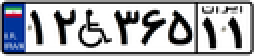
%> input picture image.png, 128 x 28 px, shrunk from 350 x 77 before the run (shown 2 times larger)
$ octave iwo.m   (GNU Octave 9; MATLAB toolbox functions it lacks are replaced by stand-ins)
%> lines starting %> are read from the running program, lines starting %| are printed output that depends on the picture; in (x1, y1, x2, y2) boxes, pixels count from 0 and x2, y2 are one past the last pixel; in counts of white or black regions, pixels touching at a corner belong together; the program's own positions count from 1
% Image Opimization With Invasive Weed Optimization Algorithm
% Authur : Salar Muhammadi
% Clean Start
clc;
clear;
close all;
%%
%%%%%%%%
% IMAGE Source
image = 'image.PNG';
% RGB Array of The Image in double Value
RGBIMG = im2double(imread(image));
% Img Information
IMGINF = imfinfo(image);
%%%%%%%%
rng shuffle;

%figure
%imshow(RGBIMG);

[initss,IMGRS] = initSeedStructure(RGBIMG,IMGINF);

%figure
%imshow(IMGRS);

autoSeg = autoSegSeed(initss,IMGINF);

[autoSeg,IMGRS] = SegGrowing(autoSeg,RGBIMG,IMGINF,IMGRS);

figure
imshow(IMGRS);
%%
%%%% INITIALIZE PRIME LIST %%%%
function primeL = initPrimes(MaxNum)
%> called with MaxNum = 64
MaxNum = floor(MaxNum);
if MaxNum < 2
    return
end
primeL(1) = 2;
if MaxNum == 2
    return
end
for x = 3:MaxNum
    isP = true;
    for p = 1:numel(primeL)
        if ~mod(x,primeL(p))
            isP = false;
            break
        end
    end
    if isP
        primeL(numel(primeL)+1) = x;
    end
end
end
%%
%%%% wether the Number is Prime or Not %%%%
function iP = isPrime(Num)

primes = initPrimes(floor(Num/2));
for p = 1:numel(primes)
    if ~mod(Num,primes(p))
        iP = false;
        return
    end
end
iP = true;
end
%%
%%%% Prime Multiples of a Number %%%%
function NumPrimes = NumberPs(Num)
NumPrimes(1).n = Num;
NumPrimes(1).c = 1;
if isPrime(Num)
    return
end
tmpNum = Num;
initP = initPrimes(floor(Num/2));
pc = numel(initP);
pinit = 1;
while tmpNum > 1
    for p = pinit:pc
        pr = initP(p);
        if ~mod(tmpNum,pr)
            tmpNum = tmpNum / pr;
            if NumPrimes(1).n == Num
                NumPrimes(1).n = pr;
                break
            end
            npn = numel(NumPrimes);
            exFind = false;
            for pR = 1:npn
                prr = NumPrimes(pR).n;
                if prr == pr
                    NumPrimes(pR).c = NumPrimes(pR).c + 1;
                    exFind = true;
                    break
                end
            end
            if ~exFind
                NumPrimes(npn+1).n = pr;
                NumPrimes(npn+1).c = 1;
            end
            break
        else
            pinit = p+1;
        end
    end
end
end
%%
%%%% Best Devider Decision %%%%
function bestDev = DevDec(Num)
numPrimes = NumberPs(Num);
numelp = numel(numPrimes);
nps = 0;
for np = 1 : numelp
    nps = nps + numPrimes(np).c;
end
tmpNps = nps;
n = 1;
while tmpNps > 1
    tmpNps = tmpNps / 2;
    if tmpNps > 1
        n = n + 1;
    end
end
bestDev = 1;
back = 0;
for m = 1:n
    nlp = numelp - back;
    while (~(numPrimes(nlp).c > 0)) && (back < (numelp -1))
        back = back + 1;
        nlp = numelp - back;
    end
    if numPrimes(nlp).c > 0
        bestDev = bestDev*numPrimes(nlp).n;
        numPrimes(nlp).c = numPrimes(nlp).c - 1;
    end
end
end

%%
%%%% Initial Structures and seeding process
function [iSS,IMGRS] = initSeedStructure(img,imgInfo)

widtH = imgInfo.Width;
heighT = imgInfo.Height;

stepMLvlX = DevDec(widtH);
stepX = widtH / stepMLvlX;
stepMLvlY = DevDec(heighT);
stepY = heighT / stepMLvlY;

IMGRS = ones(heighT,widtH,1);

ss = 1;

stepLvlX = 1;
stepLvlY = 1;

minX = (stepLvlX*stepX) + 1;
maxX = (stepLvlX + 1)*stepX;

minY = (stepLvlY*stepY) + 1;
maxY = (stepLvlY + 1)*stepY;

seeD(ss).posX = randi([minX,maxX],1);
seeD(ss).posY = randi([minY,maxY],1);
while seeD(ss).posY < (heighT-(stepY*2))
    while seeD(ss).posX < (widtH-stepX)
        grayVal = (img(seeD(ss).posY,seeD(ss).posX,1) + img(seeD(ss).posY,seeD(ss).posX,2) + img(seeD(ss).posY,seeD(ss).posX,3))/3;
        colVal = 0.1;
        if grayVal < colVal
            IMGRS(seeD(ss).posY,seeD(ss).posX)=0;
            ss = ss + 1;
        end
        stepLvlX = stepLvlX + 1;
        minX = (stepLvlX*stepX) + 1;
        maxX = (stepLvlX + 1)*stepX;

        seeD(ss).posX = randi([minX,maxX],1);
        seeD(ss).posY = randi([minY,maxY],1);
    end
    stepLvlY = stepLvlY + 1;
    stepLvlX = 1;

    minX = (stepLvlX*stepX) + 1;
    maxX = (stepLvlX + 1)*stepX;

    minY = (stepLvlY*stepY) + 1;
    maxY = (stepLvlY + 1)*stepY;

    seeD(ss).posX = randi([minX,maxX],1);
    seeD(ss).posY = randi([minY,maxY],1);
end
%> after the loop, seeD = 16 items; first 5, posX and posY: 30 9, 68 10, 18 12, 62 12, 80 12; ss = 16; stepLvlY = 12
iSS = seeD;
%> iSS has the same summary as seeD
%> `[initss,IMGRS] = initSeedStructure(RGBIMG,IMGINF);`:
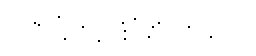
%> IMGRS: size 28x128 double (shown 2 times larger); values 0 (black) and 1 (white), 99.6% white; black in thin lines or dots, all inside (x1, y1, x2, y2) = (17, 8, 106, 21)
%> `[initss,IMGRS] = initSeedStructure(RGBIMG,IMGINF);`: initss has the same summary as seeD in initSeedStructure
end
%% AUTO SEGMENTATION
function autoSeg = autoSegSeed(iss,imgInfo)
autoSeg = {};
so = 3;
seedC = numel(iss);
%> seedC = 16
for s = 1:seedC
    px = iss(s).posX;
    minx = px-so;
    if minx < 1
        minx = 0;
    end
    maxx = px+so;
    if maxx > imgInfo.Width
        maxx = imgInfo.Width;
    end
    py = iss(s).posY;
    miny = py-so;
    if miny < 1
        miny = 0;
    end
    maxy = py+so;
    if maxy > imgInfo.Height
        maxy = imgInfo.Height;
    end

    asn = numel(autoSeg);
    if ~asn
        autoSeg(1).seeds(1).posX = px;
        autoSeg(1).seeds(1).posY = py;
        autoSeg(1).MinX = minx;
        autoSeg(1).MaxX = maxx;
        autoSeg(1).MinY = miny;
        autoSeg(1).MaxY = maxy;
        continue
    end
    exF = false;
    for seg = 1:asn
        if (maxx >= autoSeg(seg).MinX) && (minx <= autoSeg(seg).MaxX)
            nas = numel(autoSeg(seg).seeds) + 1;
            autoSeg(seg).seeds(nas).posX = px;
            autoSeg(seg).seeds(nas).posY = py;
            exF = true;

            if minx < autoSeg(seg).MinX
                autoSeg(seg).MinX = minx;
            end
            if maxx > autoSeg(seg).MaxX
                autoSeg(seg).MaxX = maxx;
            end
            if miny < autoSeg(seg).MinY
                autoSeg(seg).MinY = miny;
            end
            if maxy > autoSeg(seg).MaxY
                autoSeg(seg).MaxY = maxy;
            end
            break
        end
    end
    if ~exF
        asn = numel(autoSeg)+1;
        autoSeg(asn).seeds(1).posX = px;
        autoSeg(asn).seeds(1).posY = py;
        autoSeg(asn).MinX = minx;
        autoSeg(asn).MaxX = maxx;
        autoSeg(asn).MinY = miny;
        autoSeg(asn).MaxY = maxy;
    end
end
%> this loop made 16 passes
%> (px, py) on passes 1 to 12: (30, 9), (68, 10), (18, 12), (62, 12), (80, 12), (20, 13), (42, 14), (77, 14), (95, 14), (63, 16), (33, 20), (63, 20)
%> after the loop, autoSeg = 8 items; MinX, MaxX, MinY and MaxY: 27 36 6 23, 59 71 7 23, 14 23 9 28, 72 83 9 22, 39 45 11 17, 92 98 11 17, 103 109 16 22, 47 53 18 24; nas = 3
end
%% REGION GROWING
function [autoSeg,IMGRS] = SegGrowing(autoSeg,img,imgInfo,IMGRS)
so =3;
for seg = 1 : numel(autoSeg)
    for iter = 1:66
        for sed = 1 : numel(autoSeg(seg).seeds)
            px = autoSeg(seg).seeds(sed).posX;
            py = autoSeg(seg).seeds(sed).posY;
            minx = px - so;
            if minx < 1
                minx = 1;
            end
            maxx = px + so;
            if maxx > imgInfo.Width
                maxx = imgInfo.Width;
            end
            miny = py - so;
            if miny < 1
                miny = 1;
            end
            maxy = py + so;
            if maxy > imgInfo.Height
                maxy = imgInfo.Height;
            end
            rndX = maxx - minx -1;
            rndY = maxy - miny -1;
            rndX = randi([1,rndX],1);
            rndY = randi([1,rndY],1);
            rndX = px + (rndX - (px - minx));
            rndY = py + (rndY - (py - miny));
            if ~IMGRS(rndY,rndX)
                continue
            end
            grayVal = (img(rndY,rndX,1) + img(rndY,rndX,2) + img(rndY,rndX,3))/3;
            colVal = 0.1;
            if grayVal < colVal
                IMGRS(rndY,rndX) = 0;
                %imshow(IMGRS);
                ns = numel(autoSeg(seg).seeds) + 1;
                autoSeg(seg).seeds(ns).posX = rndX;
                autoSeg(seg).seeds(ns).posY = rndY;
            end
        end
    end
end
%> this loop made 8 passes
%> after the loop, ns = 23
%> `[autoSeg,IMGRS] = SegGrowing(autoSeg,RGBIMG,IMGINF,IMGRS);`:
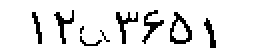
%> IMGRS: size 28x128 double (shown 2 times larger); values 0 (black) and 1 (white), 90.4% white; black in thin lines or dots, all inside (x1, y1, x2, y2) = (16, 5, 108, 24)
end
